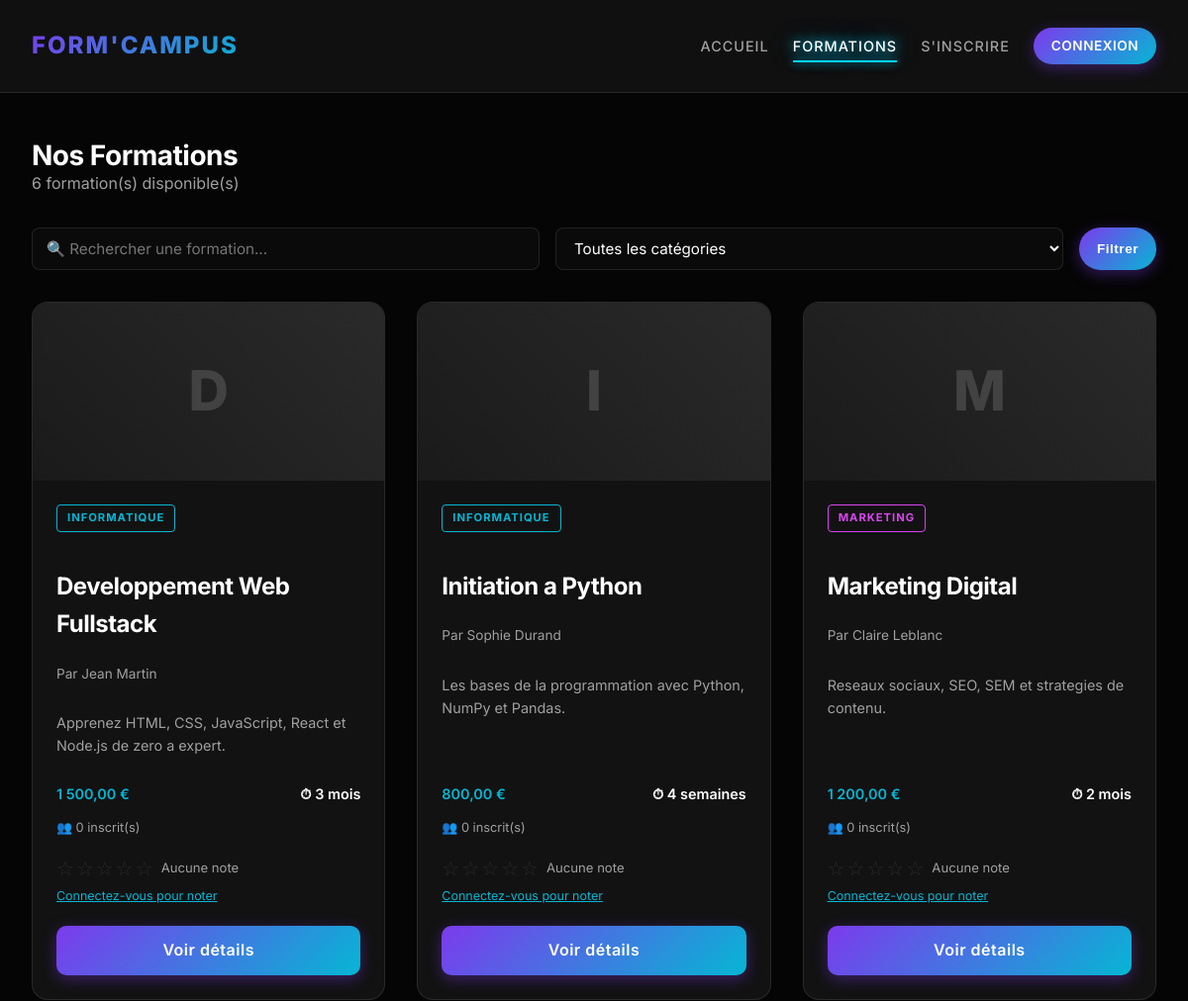
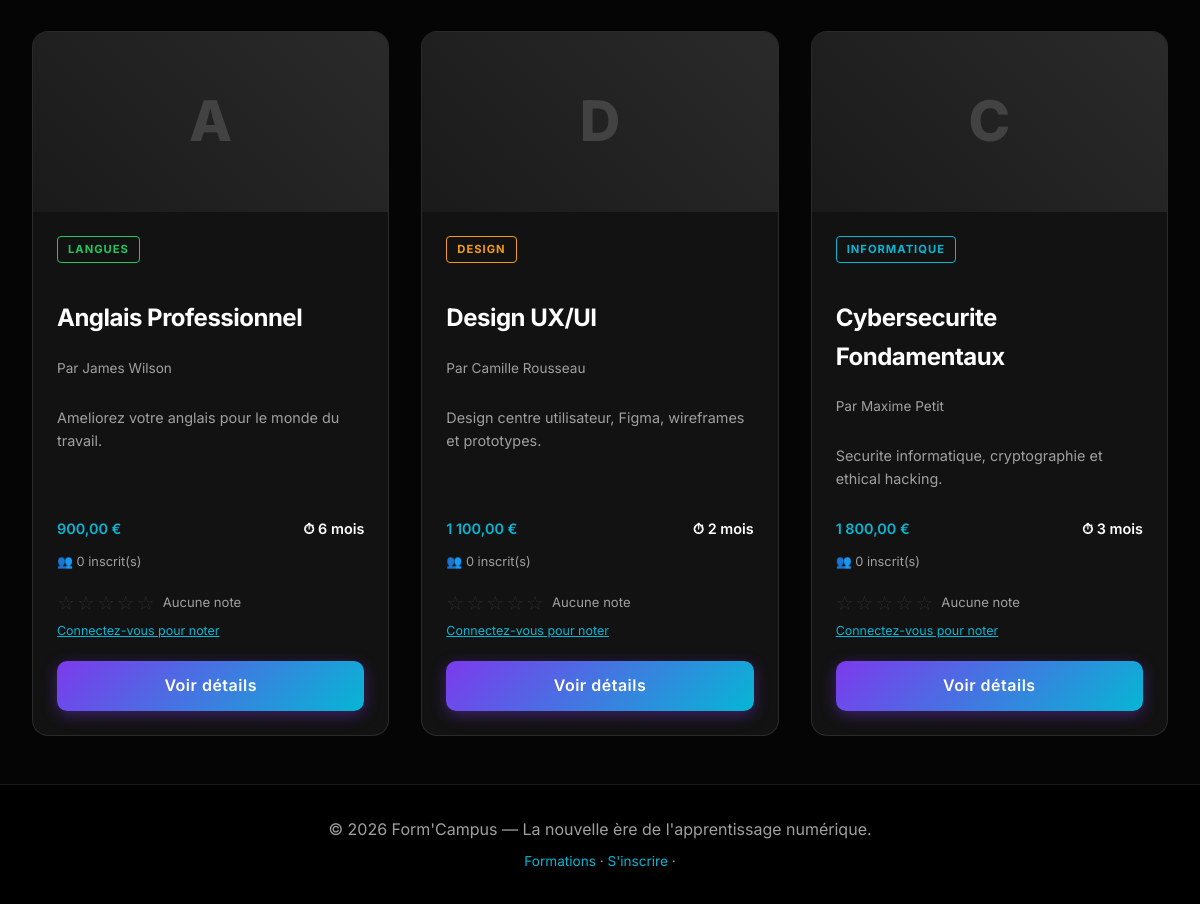
The page /formations.php on the database its author committed (2 pictures, top to bottom).
### tables this page shows
CREATE TABLE formations (
    id          INT AUTO_INCREMENT PRIMARY KEY,
    titre       VARCHAR(255)  NOT NULL,
    categorie   VARCHAR(100)  NOT NULL,
    description TEXT,
    duree       VARCHAR(50),
    prix        DECIMAL(10,2) NOT NULL DEFAULT 0,
    formateur   VARCHAR(150)  DEFAULT NULL,
    image       VARCHAR(255)  DEFAULT NULL,
    actif       TINYINT(1)    NOT NULL DEFAULT 1,
    created_at  DATETIME      DEFAULT CURRENT_TIMESTAMP
);

### includes/auth.php (called while the page is built, shortened)
<?php
function is_logged_in(): bool {
    return isset($_SESSION['user_id']);
}
?>

### formations.php (the view, shortened to what this page needs)
<?php
require_once 'includes/auth.php';
require_once 'includes/rating.php';
include 'includes/header.php';
$search    = trim($_GET['search']    ?? '');
$params = [];
$where  = ["f.actif = 1"];
$whereClause = 'WHERE ' . implode(' AND ', $where);
$sql = "SELECT f.*,
            (SELECT COUNT(*) FROM inscriptions i WHERE i.formation_id = f.id) AS nb_inscrits
        FROM formations f
        $whereClause
        ORDER BY f.created_at DESC";
$stmt = $pdo->prepare($sql);
$stmt->execute($params);
$formations = $stmt->fetchAll();
$user_notes = [];
?>
<div class="page-header">
    <div>
        <h1>Nos Formations</h1>
        <p style="color:var(--text-muted);margin:0;"><?= count($formations) ?> formation(s) disponible(s)</p>
    </div>
</div>
<form method="get" action="formations.php" class="filter-bar">
    <input type="text" name="search" placeholder="🔍 Rechercher une formation..." value="<?= htmlspecialchars($search) ?>">
    <select name="categorie" onchange="this.form.submit()">
        <option value="">Toutes les catégories</option>
    </select>
    <button type="submit" class="btn btn-small">Filtrer</button>
</form>
<?php if (count($formations) === 0): ?>
    <div style="text-align:center;padding:4rem 0;color:var(--text-muted);">
        <p style="font-size:3rem;">🔍</p>
        <p style="font-size:1.2rem;">Aucune formation trouvée.</p>
        <a href="formations.php" class="btn btn-small btn-outline">Voir toutes les formations</a>
    </div>
<?php else: ?>
    <div id="formationsGrid" class="formations-grid" style="display:none;">
        <?php foreach ($formations as $f): ?>
        <div class="formation-card" data-category="<?= htmlspecialchars($f['categorie']) ?>">
            <div class="card-image">
                <?php if (!empty($f['image'])): ?>
                    <img src="uploads/<?= htmlspecialchars($f['image']) ?>" alt="<?= htmlspecialchars($f['titre']) ?>" loading="lazy">
                <?php else: ?>
                    <div class="placeholder-img"><span><?= substr($f['titre'],0,1) ?></span></div>
                <?php endif; ?>
            </div>
            <div class="card-content">
                <span class="badge"><?= htmlspecialchars($f['categorie']) ?></span>
                <h3><?= htmlspecialchars($f['titre']) ?></h3>
                <?php if (!empty($f['formateur'])): ?>
                    <p style="font-size:.85rem;color:var(--text-muted);margin:0;">Par <?= htmlspecialchars($f['formateur']) ?></p>
                <?php endif; ?>
                <p class="description"><?= htmlspecialchars($f['description']) ?></p>
                <div class="meta-info">
                    <span class="price"><?= $f['prix']==0?'Gratuit':number_format($f['prix'],2,',',' ').' €' ?></span>
                    <span>⏱ <?= htmlspecialchars($f['duree']) ?></span>
                </div>
                <p style="font-size:.8rem;color:var(--text-muted);margin:0;">👥 <?= $f['nb_inscrits'] ?> inscrit(s)</p>
                <?php
                    $user_note = $user_notes[$f["id"]] ?? 0;
                    render_rating(
                        $f["id"],
                        isset($f["note_moyenne"]) ? (float)$f["note_moyenne"] : null,
                        (int)($f["nb_evaluations"] ?? 0),
                        $user_note,
                        true
                    );
                ?>
                <a href="detail.php?id=<?= $f['id'] ?>" class="btn btn-block">Voir détails</a>
            </div>
        </div>
        <?php endforeach; ?>
    </div>
<?php endif; ?>
<?php include 'includes/footer.php'; ?>

### includes/rating.php (shortened to what this page needs)
<?php
function render_rating(
    int   $formation_id,
    ?float $note_moyenne,
    int   $nb_evaluations,
    int   $user_note   = 0,
    bool  $interactive = false
): void {
    $display_note  = $note_moyenne ?? 0;
    $is_logged     = function_exists('is_logged_in') && is_logged_in();
    $can_interact  = $interactive && $is_logged;
    $unique_id     = 'rating-' . $formation_id;
    ?>
    <div class="fc-rating"
         id="<?= $unique_id ?>"
         data-formation-id="<?= $formation_id ?>"
         data-user-note="<?= $user_note ?>"
         aria-label="Note : <?= $display_note > 0 ? number_format($display_note, 1) . '/5' : 'Aucune note' ?>">
        <div class="fc-stars <?= $can_interact ? 'fc-stars--interactive' : '' ?>"
             title="<?= $can_interact ? 'Cliquez pour noter' : ($display_note > 0 ? number_format($display_note,1).'/5' : 'Aucune note') ?>">
            <?php for ($i = 1; $i <= 5; $i++):
                if ($display_note >= $i) {
                    $cls = 'fc-star--full';
                } elseif ($display_note >= $i - 0.5) {
                    $cls = 'fc-star--half';
                } else {
                    $cls = 'fc-star--empty';
                }
            ?>
            <span class="fc-star <?= $cls ?>"
                  data-value="<?= $i ?>"
                  <?= $can_interact ? 'role="button" tabindex="0"' : '' ?>>
            </span>
            <?php endfor; ?>
        </div>
        <span class="fc-rating-meta">
            <?php if ($display_note > 0): ?>
                <strong><?= number_format($display_note, 1) ?></strong>
                <span>(<?= $nb_evaluations ?> avis)</span>
            <?php else: ?>
                <span>Aucune note</span>
            <?php endif; ?>
        </span>
        <?php if ($interactive && !$is_logged): ?>
            <a href="login.php" class="fc-rating-login">Connectez-vous pour noter</a>
        <?php endif; ?>
    </div>
    <?php
}
?>

### css/style.css (style rules this page uses)
:root { --bg-color: #050505; --card-bg: #121212; --card-hover: #1a1a1a; --text-color: #e0e0e0; --text-muted: #a0a0a0; --primary-color: #7c3aed; --accent-color: #06b6d4; --success-color: #22c55e; --error-color: #ef4444; --gradient-primary: linear-gradient(135deg, #7c3aed 0%, #06b6d4 100%); --gradient-glow: linear-gradient(135deg, rgba(124,58,237,.5) 0%, rgba(6,182,212,.5) 100%); --border-color: rgba(255,255,255,.1); --font-family: 'Inter', 'Segoe UI', Roboto, Helvetica, Arial, sans-serif; --shadow-glow: 0 0 20px rgba(124,58,237,.3); }
*, *::before, *::after { box-sizing: border-box; }
body { background-color: var(--bg-color); color: var(--text-color); font-family: var(--font-family); margin: 0; padding: 0; line-height: 1.6; min-height: 100vh; display: flex; flex-direction: column; }
h1, h2, h3 { color: #fff; font-weight: 700; letter-spacing: -.5px; }
h1 { font-size: 3.5rem; margin-bottom: 1rem; line-height: 1.1; }
h3 { font-size: 1.5rem; margin-bottom: .5rem; }
.btn { display: inline-block; background: var(--gradient-primary); color: #fff; padding: 12px 32px; border-radius: 50px; text-decoration: none; font-weight: 600; letter-spacing: .5px; border: none; cursor: pointer; transition: transform .2s, box-shadow .2s; box-shadow: 0 4px 15px rgba(124,58,237,.4); }
.btn-small { padding: 8px 18px; font-size: .85rem; }
.btn-block { display: block; width: 100%; text-align: center; border-radius: 10px; }
.formations-grid { display: grid; grid-template-columns: repeat(auto-fill, minmax(300px, 1fr)); gap: 2rem; }
.formation-card { background: var(--card-bg); border: 1px solid var(--border-color); border-radius: 16px; overflow: hidden; transition: all .3s ease; display: flex; flex-direction: column; }
.card-image { height: 180px; background: #000; position: relative; overflow: hidden; }
.placeholder-img { width: 100%; height: 100%; display: flex; align-items: center; justify-content: center; font-size: 3.5rem; font-weight: 800; color: rgba(255,255,255,.15); background: linear-gradient(45deg, #1a1a1a, #2a2a2a); }
.card-content { padding: 1.5rem; flex-grow: 1; display: flex; flex-direction: column; gap: .75rem; }
.badge { display: inline-block; padding: 4px 10px; border-radius: 4px; font-size: .7rem; font-weight: 700; text-transform: uppercase; letter-spacing: 1px; border: 1px solid rgba(255,255,255,.2); background: transparent; color: var(--text-color); align-self: flex-start; }
[data-category="Informatique"] .badge { color: #06b6d4; border-color: #06b6d4; }
[data-category="Marketing"] .badge { color: #d946ef; border-color: #d946ef; }
[data-category="Langues"] .badge { color: #22c55e; border-color: #22c55e; }
[data-category="Design"] .badge { color: #f59e0b; border-color: #f59e0b; }
.description { font-size: .9rem; color: var(--text-muted); display: -webkit-box; -webkit-line-clamp: 3; -webkit-box-orient: vertical; overflow: hidden; flex-grow: 1; }
.meta-info { display: flex; justify-content: space-between; font-size: .9rem; color: #fff; font-weight: 600; }
.price { color: var(--accent-color); }
input, textarea, select { background: #0a0a0a; border: 1px solid var(--border-color); color: #fff; padding: 12px 14px; border-radius: 8px; width: 100%; font-family: inherit; font-size: .95rem; transition: border-color .2s, box-shadow .2s; }
select option { background: #121212; }
.page-header { display: flex; align-items: center; justify-content: space-between; margin-bottom: 2rem; flex-wrap: wrap; gap: 1rem; }
.page-header h1 { margin: 0; font-size: 1.75rem; }
.filter-bar { display: flex; gap: 1rem; flex-wrap: wrap; margin-bottom: 2rem; }
.filter-bar input, .filter-bar select { width: auto; flex: 1; min-width: 160px; padding: 10px 14px; }
.fc-rating { display: flex; align-items: center; gap: .5rem; flex-wrap: wrap; margin: .5rem 0; }
.fc-stars { display: flex; gap: 2px; line-height: 1; }
.fc-star { font-size: 1.25rem; color: var(--border-color, #333); transition: color .15s, transform .12s; cursor: default; user-select: none; }
.fc-star--empty { color: var(--border-color, #555); }
.fc-rating-meta { font-size: .82rem; color: var(--text-muted, #888); display: flex; align-items: center; gap: .25rem; }
.fc-rating-login { font-size: .78rem; color: var(--accent-color, #7c3aed); text-decoration: underline; }

### rows shown on the page
formations: titre "D", categorie "INFORMATIQUE", titre "Developpement Web Fullstack", formateur "Jean Martin", description "Apprenez HTML, CSS, JavaScript, React et Node.js de zero a expert.", prix "1 500,00", duree "3 mois", nb_inscrits "0"
formations: titre "I", categorie "INFORMATIQUE", titre "Initiation a Python", formateur "Sophie Durand", description "Les bases de la programmation avec Python, NumPy et Pandas.", prix "800,00", duree "4 semaines", nb_inscrits "0"
formations: titre "M", categorie "MARKETING", titre "Marketing Digital", formateur "Claire Leblanc", description "Reseaux sociaux, SEO, SEM et strategies de contenu.", prix "1 200,00", duree "2 mois", nb_inscrits "0"
formations: titre "A", categorie "LANGUES", titre "Anglais Professionnel", formateur "James Wilson", description "Ameliorez votre anglais pour le monde du travail.", prix "900,00", duree "6 mois", nb_inscrits "0"
formations: titre "D", categorie "DESIGN", titre "Design UX/UI", formateur "Camille Rousseau", description "Design centre utilisateur, Figma, wireframes et prototypes.", prix "1 100,00", duree "2 mois", nb_inscrits "0"
formations: titre "C", categorie "INFORMATIQUE", titre "Cybersecurite Fondamentaux", formateur "Maxime Petit", description "Securite informatique, cryptographie et ethical hacking.", prix "1 800,00", duree "3 mois", nb_inscrits "0"

### other values the page prints
count($formations) "6"
